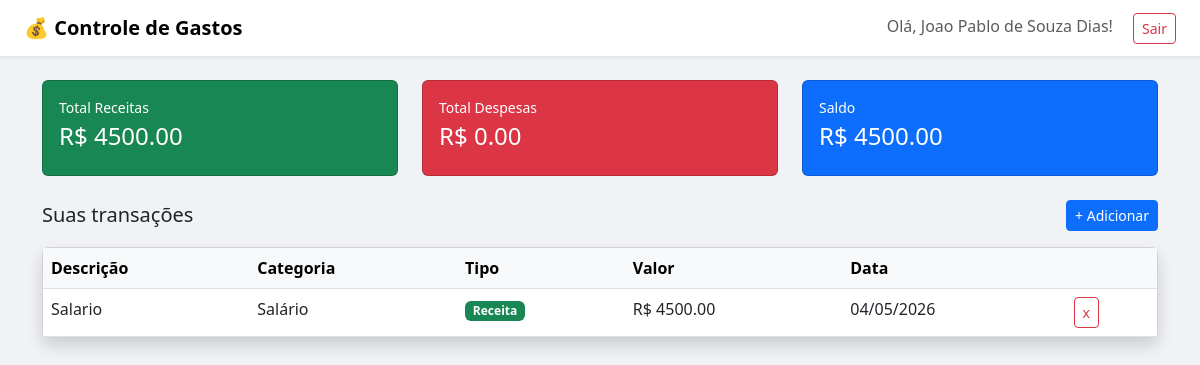
/ (signed in), run on the app's committed database.
### database.py (models this page shows, shortened)
class Transacao(db.Model):
    id = db.Column(db.Integer, primary_key=True)
    descricao = db.Column(db.String(200), nullable=False)
    valor = db.Column(db.Float, nullable=False)
    tipo = db.Column(db.String(10), nullable=False)  # "receita" ou "despesa"
    categoria = db.Column(db.String(50), nullable=False)
    data = db.Column(db.DateTime, default=datetime.now)
    usuario_id = db.Column(db.Integer, db.ForeignKey("usuario.id"), nullable=False)

### app.py (the view)
@app.route("/")
def index():
    if "usuario_id" not in session:
        return redirect(url_for("login"))
    transacoes = Transacao.query.filter_by(usuario_id=session["usuario_id"]).all()
    total_receitas = sum(t.valor for t in transacoes if t.tipo == "receita")
    total_despesas = sum(t.valor for t in transacoes if t.tipo == "despesa")
    saldo = total_receitas - total_despesas
    return render_template("index.html",
        nome=session["usuario_nome"],
        transacoes=transacoes,
        total_receitas=total_receitas,
        total_despesas=total_despesas,
        saldo=saldo
    )

### templates/index.html (shortened to what this page needs)
<!DOCTYPE html>
<html lang="pt-br">
<head>
    <link href="https://cdn.jsdelivr.net/npm/bootstrap@5.3.0/dist/css/bootstrap.min.css" rel="stylesheet">
</head>
<body>
<nav class="navbar navbar-light bg-white shadow-sm px-4">
    <span class="navbar-brand fw-bold">💰 Controle de Gastos</span>
    <div>
        <span class="text-muted me-3">Olá, {{ nome }}!</span>
        <a href="/logout" class="btn btn-outline-danger btn-sm">Sair</a>
    </div>
</nav>
<div class="container mt-4">
    <div class="row mb-4">
        <div class="col-md-4">
            <div class="card text-white bg-success p-3">
                <p class="mb-1 small">Total Receitas</p>
                <h4>R$ {{ "%.2f"|format(total_receitas) }}</h4>
            </div>
        </div>
        <div class="col-md-4">
            <div class="card text-white bg-danger p-3">
                <p class="mb-1 small">Total Despesas</p>
                <h4>R$ {{ "%.2f"|format(total_despesas) }}</h4>
            </div>
        </div>
        <div class="col-md-4">
            <div class="card text-white bg-primary p-3">
                <p class="mb-1 small">Saldo</p>
                <h4>R$ {{ "%.2f"|format(saldo) }}</h4>
            </div>
        </div>
    </div>
    <div class="d-flex justify-content-between align-items-center mb-3">
        <h5 class="mb-0">Suas transações</h5>
        <a href="/adicionar" class="btn btn-primary btn-sm">+ Adicionar</a>
    </div>
    {% if transacoes %}
    <div class="card shadow">
        <table class="table table-hover mb-0">
            <thead class="table-light">
                <tr>
                    <th>Descrição</th>
                    <th>Categoria</th>
                    <th>Tipo</th>
                    <th>Valor</th>
                    <th>Data</th>
                    <th></th>
                </tr>
            </thead>
            <tbody>
                {% for t in transacoes %}
                <tr>
                    <td>{{ t.descricao }}</td>
                    <td>{{ t.categoria }}</td>
                    <td>
                        {% if t.tipo == "receita" %}
                            <span class="badge bg-success">Receita</span>
                        {% else %}
                            <span class="badge bg-danger">Despesa</span>
                        {% endif %}
                    </td>
                    <td>R$ {{ "%.2f"|format(t.valor) }}</td>
                    <td>{{ t.data.strftime("%d/%m/%Y") }}</td>
                    <td>
                        <a href="/deletar/{{ t.id }}" class="btn btn-outline-danger btn-sm"
                           onclick="return confirm('Deletar essa transação?')">x</a>
                    </td>
                </tr>
                {% endfor %}
            </tbody>
        </table>
    </div>
    {% else %}
    <div class="card shadow p-4 text-center text-muted">
        <p>Nenhuma transação ainda. Clique em "+ Adicionar" pra começar!</p>
    </div>
    {% endif %}
</div>
</body>
</html>

### templates/index.html (style rules this page uses)
body { background-color: #f0f2f5; }

### data on the page
Transacao: descricao "Salario", categoria "Salário", tipo "Receita", valor "4500.00", data "04/05/2026"

### other printed values
{{ nome }} "Joao Pablo de Souza Dias"
{{ "%.2f"|format(total_receitas) }} "4500.00"
{{ "%.2f"|format(total_despesas) }} "0.00"
{{ "%.2f"|format(saldo) }} "4500.00"
